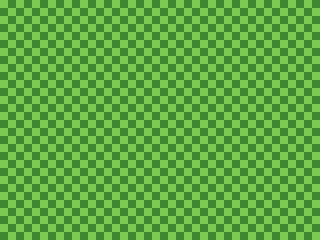

Tiled map render using the project's own tile images. Description and the whole map definition, tile-layer contents included, below:
An orthogonal 20x15 tile map with 16x16 px tiles, 1 tile layer (Tile Layer 1).

<map version="1.10" tiledversion="1.10.0" orientation="orthogonal" renderorder="right-down" width="20" height="15" tilewidth="16" tileheight="16" infinite="0" nextlayerid="2" nextobjectid="1">
 <editorsettings>
  <export target="../../game/assets/map/empty_map.lua" format="lua" />
 </editorsettings>
 <tileset firstgid="1" source="greybox.tsx" />
 <layer id="1" name="Tile Layer 1" width="20" height="15">
  <data encoding="csv">
2,2,2,2,2,2,2,2,2,2,2,2,2,2,2,2,2,2,2,2,
2,2,2,2,2,2,2,2,2,2,2,2,2,2,2,2,2,2,2,2,
2,2,2,2,2,2,2,2,2,2,2,2,2,2,2,2,2,2,2,2,
2,2,2,2,2,2,2,2,2,2,2,2,2,2,2,2,2,2,2,2,
2,2,2,2,2,2,2,2,2,2,2,2,2,2,2,2,2,2,2,2,
2,2,2,2,2,2,2,2,2,2,2,2,2,2,2,2,2,2,2,2,
2,2,2,2,2,2,2,2,2,2,2,2,2,2,2,2,2,2,2,2,
2,2,2,2,2,2,2,2,2,2,2,2,2,2,2,2,2,2,2,2,
2,2,2,2,2,2,2,2,2,2,2,2,2,2,2,2,2,2,2,2,
2,2,2,2,2,2,2,2,2,2,2,2,2,2,2,2,2,2,2,2,
2,2,2,2,2,2,2,2,2,2,2,2,2,2,2,2,2,2,2,2,
2,2,2,2,2,2,2,2,2,2,2,2,2,2,2,2,2,2,2,2,
2,2,2,2,2,2,2,2,2,2,2,2,2,2,2,2,2,2,2,2,
2,2,2,2,2,2,2,2,2,2,2,2,2,2,2,2,2,2,2,2,
2,2,2,2,2,2,2,2,2,2,2,2,2,2,2,2,2,2,2,2
</data>
 </layer>
</map>
